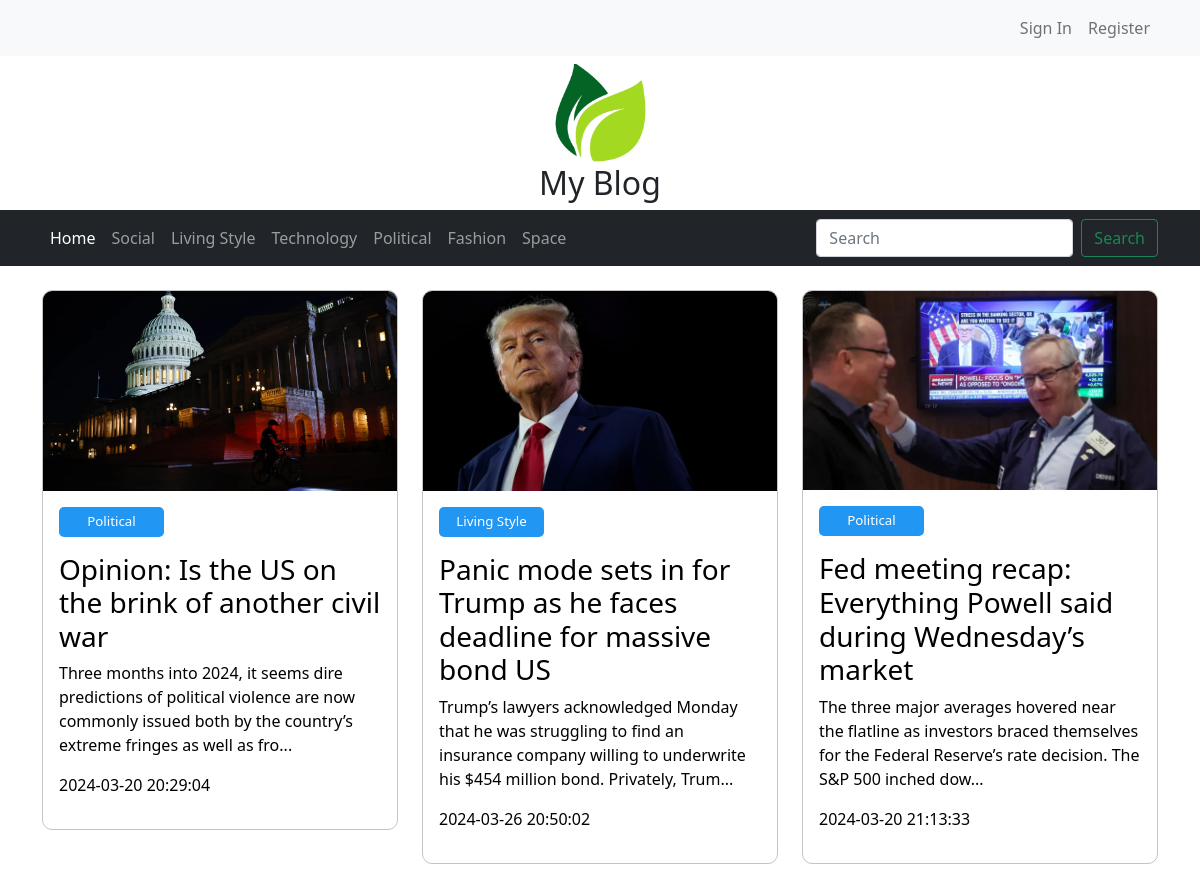
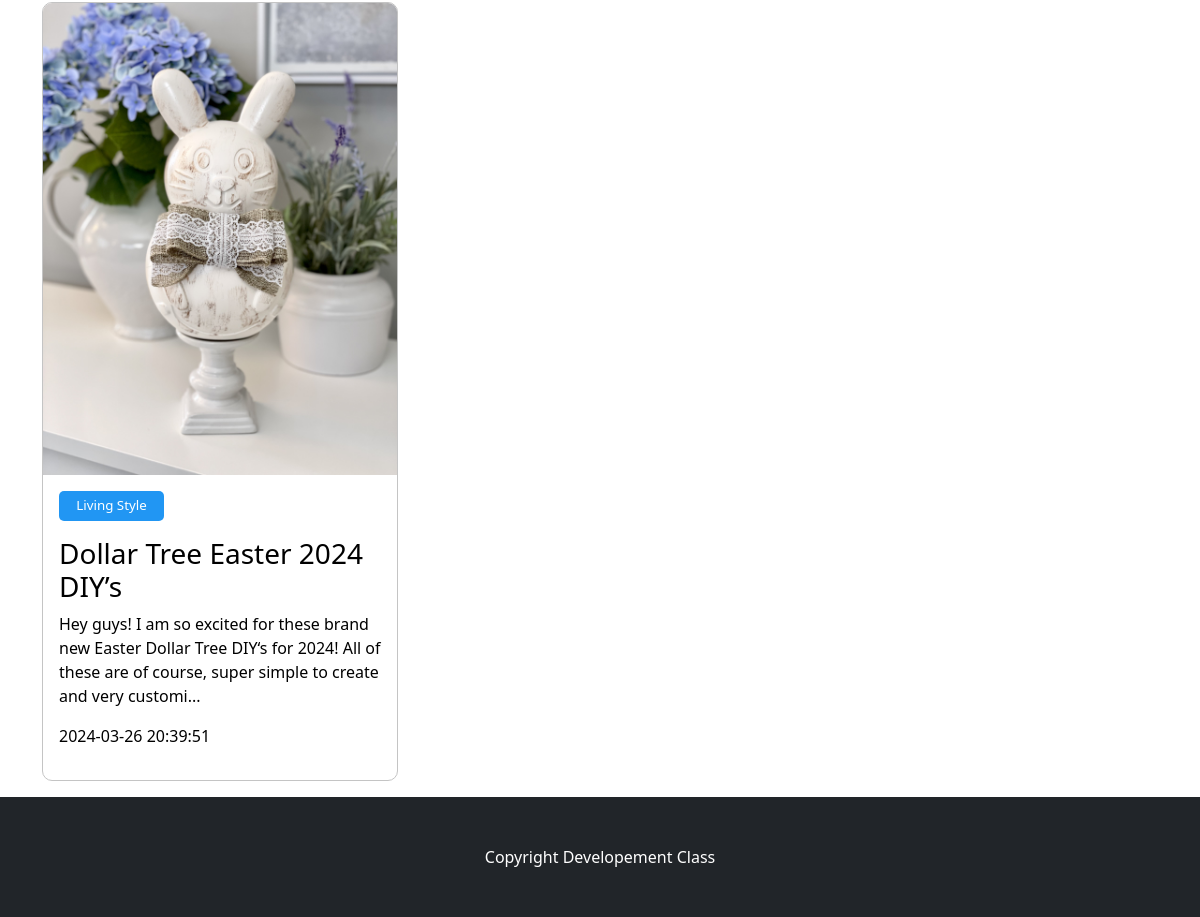
The page / on the database its author committed (2 pictures, top to bottom).
### tables this page shows
CREATE TABLE `categories` (
  `id` int(11) NOT NULL,
  `name` varchar(50) NOT NULL
);

CREATE TABLE `blog_posts` (
  `id` int(11) NOT NULL,
  `title` varchar(150) NOT NULL,
  `image` varchar(300) NOT NULL,
  `content` text NOT NULL,
  `type` int(50) NOT NULL,
  `created_at` timestamp NOT NULL DEFAULT current_timestamp() ON UPDATE current_timestamp(),
  `updated_at` timestamp NOT NULL DEFAULT current_timestamp()
);

### index.php (the view, shortened to what this page needs)
<?php
include 'database.php'
?>
<!doctype html>
<html lang="en">
  <head>
    <link href="https://cdn.jsdelivr.net/npm/bootstrap@5.0.2/dist/css/bootstrap.min.css" rel="stylesheet">
    <link rel="stylesheet" href="/assets/css/style.css">
  </head>
  <body>
    <?php include 'includes/header.php' ?>
    <div class="container">
      <div class="row mt-4">
      <?php
        $sql = "SELECT blog_posts.*, categories.name FROM blog_posts JOIN categories ON type = categories.id";
        $results = $conn->query($sql);
        if($results){
          if($results->num_rows > 0){
            while ($row = $results->fetch_assoc()) {
              ?>
                <div class="col-md-4 mb-3">
                  <a href="blog-post.php?blogId=<?php echo $row['id'] ?>" class="blog-post">
                      <img src="/uploads/<?php echo $row['image'] ?>" width="100%"/>
                      <div class="p-3">
                        <p class="category"> <?php echo $row['name'] ?> </p>
                        <h3> <?php echo $row['title'] ?> </h3>
                        <p> <?php echo substr($row['content'], 0, 150) ?>... </p>
                        <p> <?php echo $row['created_at'] ?> </p>
                      </div>
                  </a>
                </div>
              <?php
            }
          }
        }
      ?>
      </div>
    </div>
    <?php include 'includes/footer.php' ?>
  </body>
</html>

### includes/header.php (shortened to what this page needs)
<?php
$results = $conn->query("Select * from categories");
?>
<nav class="navbar navbar-expand-lg navbar-light bg-light">
  <div class="container">
    <div class="collapse navbar-collapse" id="navbarSupportedContent">
      <?php
          if(isset($_SESSION['userId'])){
            ?>
                <span class="text-success"> Welcome back <?php echo $_SESSION['first_name'] . " " . $_SESSION['last_name'] ?> </span>
                <ul class="navbar-nav ms-auto mb-2 mb-lg-0">
                  <li class="nav-item">
                    <a class="nav-link" aria-current="page" href="">My Account</a>
                  </li>
                  <li class="nav-item">
                    <a class="nav-link" href="logout.php">Logout</a>
                  </li>
                </ul>
            <?php
          }
          else{
            ?>
                <ul class="navbar-nav ms-auto mb-2 mb-lg-0">
                  <li class="nav-item">
                    <a class="nav-link" aria-current="page" href="login.php">Sign In</a>
                  </li>
                  <li class="nav-item">
                    <a class="nav-link" href="register.php">Register</a>
                  </li>
                </ul>
            <?php
          }
      ?>
    </div>
  </div>
</nav>
<div class="text-center m-2">
    <img src="/assets/images/logo.png" width="100px"/>
    <h2> My Blog </h2>
</div>
<nav class="navbar navbar-expand-lg navbar-dark bg-dark">
  <div class="container">
    <div class="collapse navbar-collapse" id="navbarSupportedContent">
      <ul class="navbar-nav me-auto mb-2 mb-lg-0">
        <li class="nav-item">
          <a class="nav-link active" aria-current="page" href="#">Home</a>
        </li>
        <?php
        if($results->num_rows > 0){
            while($row = $results->fetch_assoc()){
                ?>
                    <li class="nav-item">
                        <a class="nav-link" href="category.php?id=<?php echo $row['id'] ?>"><?php echo $row['name'] ?></a>
                    </li>
                <?php
            }
        }
        ?>
      </ul>
      <form class="d-flex" action="search.php" method="GET">
        <input name="query" class="form-control me-2" type="search" placeholder="Search" aria-label="Search">
        <button class="btn btn-outline-success" type="submit">Search</button>
      </form>
    </div>
  </div>
</nav>

### includes/footer.php
<footer class="bg-dark text-white text-center p-5">
    Copyright Developement Class
</footer>

### assets/css/style.css (style rules this page uses)
.blog-post { border: 1px solid rgb(196, 196, 196); border-radius: 10px; overflow: hidden; display: block; color: black; text-decoration: none; }
.category { background-color: #2196F3; width: 105px; text-align: center; border-radius: 5px; font-size: smaller; padding: 5px; color: white; }
.nav-link { display: block; width: 100%; color: white; cursor: pointer; }

### rows shown on the page
categories: name "Social"
categories: name "Living Style"
categories: name "Technology"
categories: name "Political"
categories: name "Fashion"
categories: name "Space"
blog_posts: image (picture), categories.name "Political", title "Opinion: Is the US on the brink of another civil war", content "Three months into 2024, it seems dire predictions of political violence are now commonly issued both by the country’s extreme fringes as well as fro", created_at "2024-03-20 20:29:04"
blog_posts: image (picture), categories.name "Living Style", title "Panic mode sets in for Trump as he faces deadline for massive bond US", content "Trump’s lawyers acknowledged Monday that he was struggling to find an insurance company willing to underwrite his $454 million bond. Privately, Trum", created_at "2024-03-26 20:50:02"
blog_posts: image (picture), categories.name "Political", title "Fed meeting recap: Everything Powell said during Wednesday’s market", content "The three major averages hovered near the flatline as investors braced themselves for the Federal Reserve’s rate decision. The S&P 500 inched dow", created_at "2024-03-20 21:13:33"
blog_posts: image (picture), categories.name "Living Style", title "Dollar Tree Easter 2024 DIY’s", content "Hey guys! I am so excited for these brand new Easter Dollar Tree DIY‘s for 2024! All of these are of course, super simple to create and very customi", created_at "2024-03-26 20:39:51"
